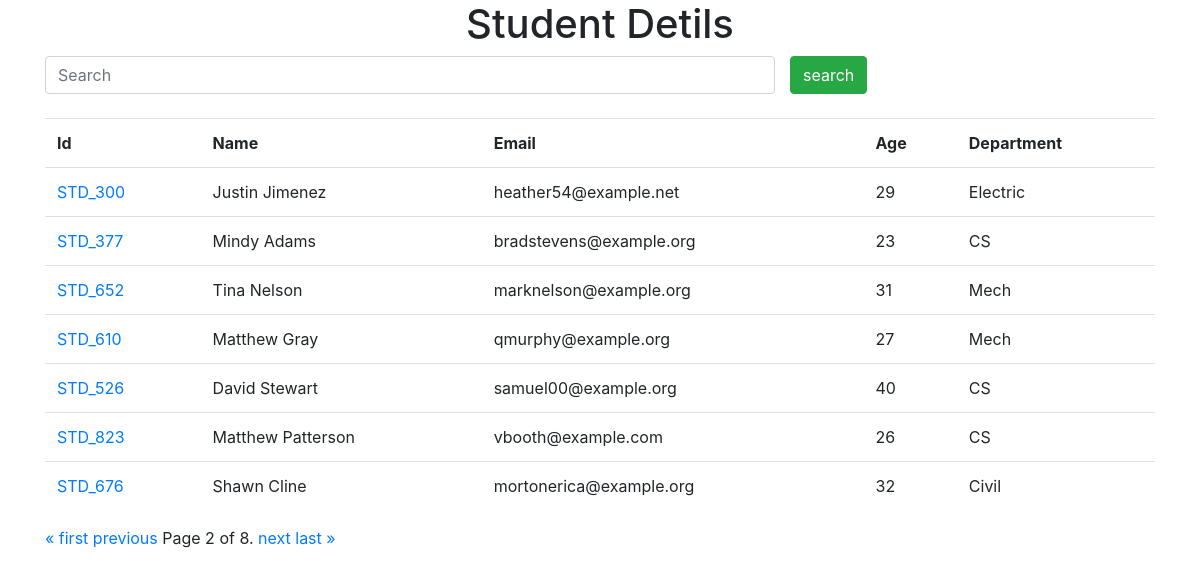
Screenshot of /?page=2 with the database file from the repository.
### myapp/models.py (models this page shows, shortened)
class Student(models.Model):
    department = models.ForeignKey(Department,on_delete=models.CASCADE)
    studentid = models.OneToOneField(StudentId,on_delete=models.CASCADE)
    name = models.CharField(max_length=50)
    email = models.CharField(max_length=100)
    age = models.IntegerField()

class StudentId(models.Model):
    student_id = models.CharField(max_length=50)
    def __str__(self) -> str:
        return self.student_id

class Department(models.Model):
    dept_name = models.CharField(max_length=50)
    def __str__(self) -> str:
        return self.dept_name

### myapp/views.py (the view)
# urls.py: path('',index,name="index"),
def index(request):
    studen_data = Student.objects.all()
    if request.GET.get('search'):
        s_data = request.GET.get('search')
        studen_data = Student.objects.filter(name__startswith=s_data)
    paginator = Paginator(studen_data, 7)
    page_number = request.GET.get("page")
    page_obj = paginator.get_page(page_number)
    return render(request,"index.html",{"sdata":page_obj})

### Templates/index.html (shortened to what this page needs)
<!DOCTYPE html>
<html lang="en">
<head>
  <link rel="stylesheet" href="https://cdn.jsdelivr.net/npm/bootstrap@4.4.1/dist/css/bootstrap.min.css"
 />
</head>
<body>
  <div class="container">
    <h1 align="center">Student Detils</h1>
    <form>
      <div class="row">
        <div class="col-md-8">
          <input type="text" name="search" class="form-control" placeholder="Search">
        </div>
        <input type="submit" value="search" class="btn btn-success">
      </div>
    </form>
    <br>
    <table class="table">
      <tr>
        <th>Id</th>
        <th>Name</th>
        <th>Email</th>
        <th>Age</th>
        <th>Department</th>
      </tr>
      {%for data in sdata%}
      <tr>
        <td><a href="marks/{{data.studentid}}">{{data.studentid}}</a></td>
        <td>{{data.name}}</td>
        <td>{{data.email}}</td>
        <td>{{data.age}}</td>
        <td>{{data.department}}</td>
      </tr>
      {%endfor%}
    </table>
    <div class="pagination">
      <span class="step-links">
        {% if sdata.has_previous %}
        <a href="?page=1">&laquo; first</a>
        <a href="?page={{ sdata.previous_page_number }}">previous</a>
        {% endif %}
        <span class="current">
          Page {{ sdata.number }} of {{ sdata.paginator.num_pages }}.
        </span>
        {% if sdata.has_next %}
        <a href="?page={{ sdata.next_page_number }}">next</a>
        <a href="?page={{ sdata.paginator.num_pages }}">last &raquo;</a>
        {% endif %}
      </span>
    </div>
  </div>
</body>
</html>

### rows the page displays
Student: studentid "STD_300", name "Justin Jimenez", email "heather54@example.net", age "29", department "Electric"
Student: studentid "STD_377", name "Mindy Adams", email "bradstevens@example.org", age "23", department "CS"
Student: studentid "STD_652", name "Tina Nelson", email "marknelson@example.org", age "31", department "Mech"
Student: studentid "STD_610", name "Matthew Gray", email "qmurphy@example.org", age "27", department "Mech"
Student: studentid "STD_526", name "David Stewart", email "samuel00@example.org", age "40", department "CS"
Student: studentid "STD_823", name "Matthew Patterson", email "vbooth@example.com", age "26", department "CS"
Student: studentid "STD_676", name "Shawn Cline", email "mortonerica@example.org", age "32", department "Civil"

### other values shown
{{ sdata.number }} "2"
{{ sdata.paginator.num_pages }} "8"
